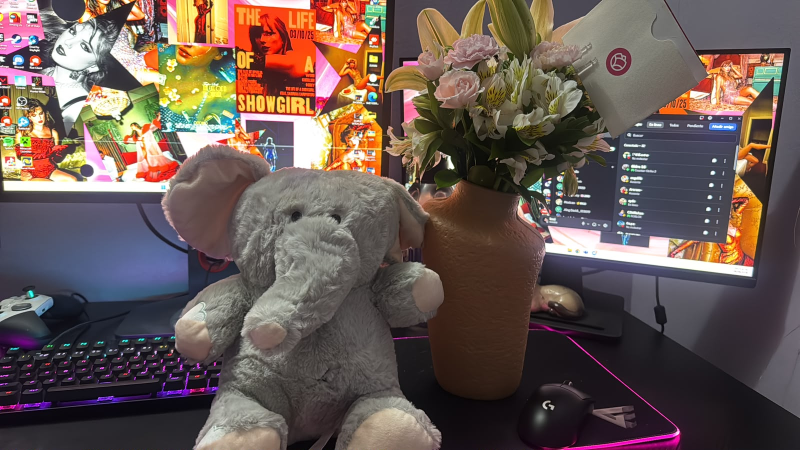
#> input picture assets/img/originales/flores-panchito.jpeg, 1600 x 900 px (shown at 1/2 size)
$ python optimize-images.py
#> lines starting #> are read from the running program, lines starting #| are printed output that depends on the picture
#!/usr/bin/env python3
"""
optimize-images.py — Fase 5: optimiza las fotos de assets/img/.

Para cada *.jpeg/*.jpg en assets/img/ (que no esté ya dentro de originales/,
y excepto og.jpg, la imagen para compartir de 1200x630):
  1. Guarda una copia intacta en assets/img/originales/ (si no existe ya).
  2. Reescala el original (lado largo a MAX_EDGE) y lo re-guarda como
     assets/img/<nombre>.jpeg (JPEG progresivo, calidad JPEG_Q).
  3. Genera el hermano assets/img/<nombre>.webp (calidad WEBP_Q).

Nunca borra ni renombra assets/img/originales/*.jpeg — esos son la fuente
de verdad; vuelve a correr este script sobre ellos si cambias MAX_EDGE o
la calidad.

Requiere Pillow (pip install Pillow). Uso:
    python3 tools/optimize-images.py
"""
import os
import shutil
import sys

try:
    from PIL import Image, ImageOps
except ImportError:
    print("Falta Pillow. Instálalo con: pip install Pillow", file=sys.stderr)
    sys.exit(1)

ROOT = os.path.dirname(os.path.dirname(os.path.abspath(__file__)))
SRC_DIR = os.path.join(ROOT, "assets", "img")
ORIG_DIR = os.path.join(SRC_DIR, "originales")
MAX_EDGE = 760
JPEG_Q = 72
WEBP_Q = 72
EXCLUIR = {"og.jpg"}  # imagen para compartir en redes (1200x630): nunca se reescala ni lleva .webp, ver WEBP_EXEMPT en check-assets.js


def main():
    os.makedirs(ORIG_DIR, exist_ok=True)

    names = sorted(f for f in os.listdir(SRC_DIR)
                   if f.lower().endswith((".jpeg", ".jpg")) and f.lower() not in EXCLUIR)
    if not names:
        print("No hay .jpeg en assets/img/ para optimizar.")
        return

    total_before = 0
    total_jpeg = 0
    total_webp = 0

    for name in names:
        current_path = os.path.join(SRC_DIR, name)
        orig_path = os.path.join(ORIG_DIR, name)

        # La primera vez que se ve este archivo, se preserva el original
        # intacto. Si ya existe en originales/, ESA es la fuente de verdad
        # (así se puede re-correr el script sin perder calidad en cascada).
        source_path = orig_path if os.path.exists(orig_path) else current_path
        if not os.path.exists(orig_path):
            shutil.copy2(current_path, orig_path)

        before_size = os.path.getsize(source_path)
        total_before += before_size

        im = Image.open(source_path)
#> im is the input picture: PIL image 1600x900 RGB; mean R, G, B 104.7, 88.8, 82.9
        # Conserva el perfil de color (p. ej. Display P3 del iPhone) solo si la
        # imagen ya es RGB: un perfil CMYK/gris quedaría mal en el RGB de salida.
        # El EXIF NO se conserva a propósito (no publicar GPS en un repo público).
        icc = im.info.get("icc_profile") if im.mode in ("RGB", "RGBA") else None
        im = ImageOps.exif_transpose(im)
        im = im.convert("RGB")
        w, h = im.size
#> w = 1600; h = 900
        long_edge = max(w, h)
#> long_edge = 1600
        if long_edge > MAX_EDGE:
            scale = MAX_EDGE / long_edge
#> scale = 0.475
            im = im.resize((max(1, round(w * scale)), max(1, round(h * scale))), Image.LANCZOS)
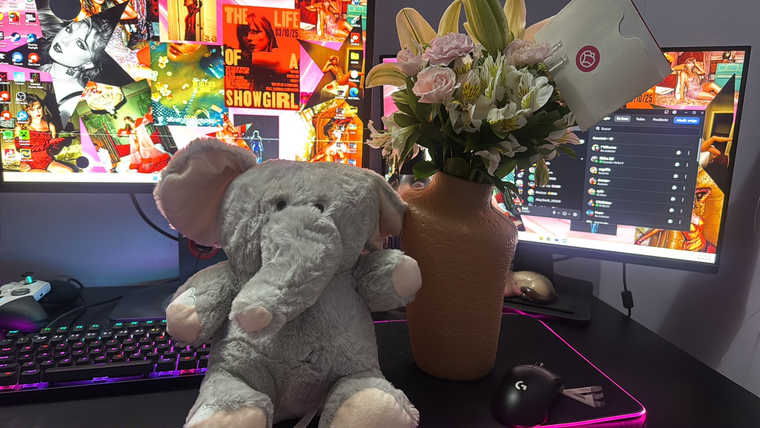
#> im: PIL image 760x428 RGB; mean R, G, B 104.6, 88.7, 82.9

        extra = {"icc_profile": icc} if icc else {}
#> extra = 0 items
        im.save(current_path, "JPEG", quality=JPEG_Q, optimize=True, progressive=True, **extra)
        webp_path = os.path.splitext(current_path)[0] + ".webp"
        im.save(webp_path, "WEBP", quality=WEBP_Q, method=6, **extra)

        after_jpeg = os.path.getsize(current_path)
        after_webp = os.path.getsize(webp_path)
        total_jpeg += after_jpeg
        total_webp += after_webp

        print(f"{name}: {before_size/1024:.0f}KB -> jpeg {after_jpeg/1024:.0f}KB, "
              f"webp {after_webp/1024:.0f}KB, {im.size}")
#| flores-panchito.jpeg: 251KB -> jpeg 60KB, webp 48KB, (760, 428)

    print()
    print(f"TOTAL original: {total_before/1024:.0f}KB")
    print(f"TOTAL jpeg:     {total_jpeg/1024:.0f}KB ({100*(1-total_jpeg/total_before):.0f}% menos)")
    print(f"TOTAL webp:     {total_webp/1024:.0f}KB ({100*(1-total_webp/total_before):.0f}% menos)")
    print()
    print("Recuerda correr: node tools/check-assets.js")


if __name__ == "__main__":
    main()
